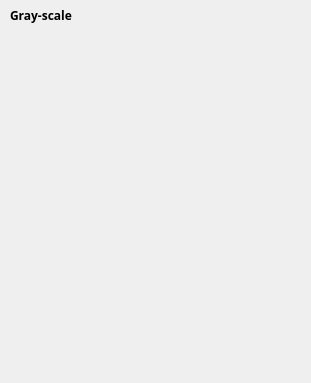
    <widget class="QWidget" name="page">
     <property name="geometry">
      <rect>
       <x>0</x>
       <y>0</y>
       <width>311</width>
       <height>383</height>
      </rect>
     </property>
     <attribute name="label">
      <string>색 변환</string>
     </attribute>
     <widget class="QWidget" name="verticalLayoutWidget_6">
      <property name="geometry">
       <rect>
        <x>10</x>
        <y>0</y>
        <width>291</width>
        <height>31</height>
       </rect>
      </property>
      <layout class="QVBoxLayout" name="verticalLayout_7" stretch="0">
       <item>
        <layout class="QHBoxLayout" name="horizontalLayout_14" stretch="10,1">
         <item>
          <widget class="QLabel" name="cvt_gray_label">
           <property name="font">
            <font>
             <family>Pretendard</family>
             <pointsize>9</pointsize>
             <weight>75</weight>
             <bold>true</bold>
            </font>
           </property>
           <property name="styleSheet">
            <string notr="true">background-color: rgba(255, 255, 255, 0)</string>
           </property>
           <property name="text">
            <string>Gray-scale</string>
           </property>
          </widget>
         </item>
         <item>
          <widget class="QRadioButton" name="cvt_gray_btn">
           <property name="styleSheet">
            <string notr="true">QRadioButton::indicator {
    width: 35px;
	height: 18px;
	image: url(&quot;C:/Users/User/workspace/2023-Industry-Academia-Collaboration-Project/ShortTerm-Internship/project/opencv_on_pyqt/Checkbox_off.png&quot;);
}
QRadioButton::indicator::checked {
	width: 35px;
	height: 18px;
    image: url(&quot;C:/Users/User/workspace/2023-Industry-Academia-Collaboration-Project/ShortTerm-Internship/project/opencv_on_pyqt/Checkbox_on.png&quot;);
}
QRadioButton::indicator::unchecked {
	width: 35px;
	height: 18px;
    image: url(&quot;C:/Users/User/workspace/2023-Industry-Academia-Collaboration-Project/ShortTerm-Internship/project/opencv_on_pyqt/Checkbox_off.png&quot;);
}
QRadioButton {
	background-color: rgba(0,0,0,0);
}</string>
           </property>
           <property name="text">
            <string/>
           </property>
           <property name="checkable">
            <bool>true</bool>
           </property>
           <property name="checked">
            <bool>false</bool>
           </property>
          </widget>
         </item>
        </layout>
       </item>
      </layout>
     </widget>
    </widget>
